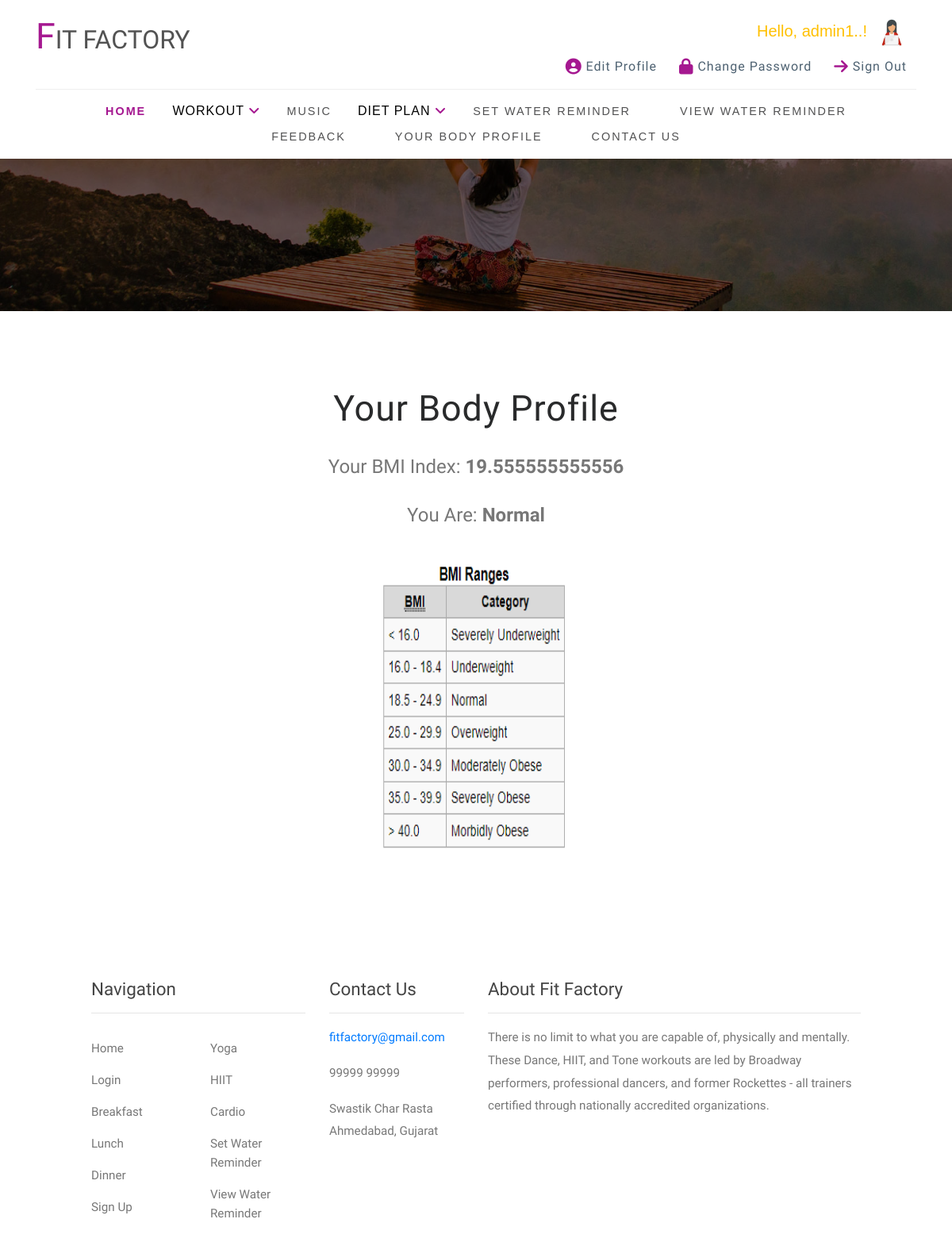
Page /user/bodyprofile.php (signed in) on the committed database.
### tables this page shows
CREATE TABLE `tbl_cat` (
  `cat_id` int(11) NOT NULL,
  `cat_name` varchar(20) DEFAULT NULL,
  `cat_status` varchar(5) DEFAULT NULL
);

### user/bodyprofile.php (the view)
<?php
    include "header3.php";
    $qry1="SELECT * FROM tbl_login WHERE l_id='$id'";
	$run1=mysqli_query($con,$qry1);
	$result1=mysqli_fetch_array($run1);
	$height=$result1['l_height'];
	$weight=$result1['l_weight'];
	$h=$height/100;
	$bmi=$weight/($h*$h);
	$output="";
	if ($bmi<16) {
		$output ="Severely Underweight";
	}
	elseif ($bmi>=16 AND $bmi<=18.4) {
		$output ="Underweight";
	}
	elseif ($bmi>18.4 AND $bmi<=24.9) {
		$output ="Normal";
	}
	elseif ($bmi>25 AND $bmi<=29.9) {
		$output ="Overweight";
	}
	elseif ($bmi>30 AND $bmi<=34.9) {
		$output ="Moderately Obese";
	}
	elseif ($bmi>35 AND $bmi<=39.9) {
		$output ="Severly Obese";
	}
	elseif ($bmi>40) {
		$output ="Morbidly Obese";
	}
?>
    <section class="contact-main py-5">
        <div class="container py-md-5">
            <h3 class="title-w3pvt text-center">Your Body Profile</h3><br/>
            <p style="font-size: 24px;" class="title-w3pvt text-center">Your BMI Index: <?php echo '<b>'.$bmi.'</b>'; ?></p>
            <p style="font-size: 24px;" class="title-w3pvt text-center">You Are: <?php echo '<b>'.$output.'</b>'; ?></p>
            <div class="login px-sm-4 mx-auto mw-100 login-wrapper">
            	<div id="myDiv" align="center">
      			<img src="images/bmi.png" id="profile-img-tag" alt="Profile Pic" width="300px" height="400px" style="border:5px solid #ffffff; background-color: #ffffff;" />
      			</div>
            </div>
        </div>
    </section>
<?php
    include "footer2.php";
?>

### user/header3.php (shortened to what this page needs)
<?php
	include "connection.php";
	if(!isset($_SESSION['log']))
	{
		header("location:login.php");
	}
	else
	{
		$log = $_SESSION['log'];
		$qry1="SELECT * FROM tbl_login WHERE l_email='$log'";
		$run1=mysqli_query($con,$qry1);
		$result1=mysqli_fetch_array($run1);
		$img=$result1['l_img'];
		$id=$result1['l_id'];
		$name=$result1['l_name'];
	}
?>
<!DOCTYPE html>
<html lang="zxx">
<head>
    <link rel="stylesheet" href="css/bootstrap.css">
    <link rel="stylesheet" href="css/style.css" type="text/css" media="all" />
    <link href="css/font-awesome.css" rel="stylesheet">
</head>
<body>
    <header class="py-sm-3 pt-3 pb-2" id="home">
        <div class="container">
            <div class="top d-md-flex">
                <div id="logo">
                    <h1><a href="index1.php"><b><span class="fa-3x">F</span>IT FACTORY</b></a></h1>
                </div>
                <div class="search-form mx-md-auto">
                </div>
                <div class="forms mt-md-0 mt-2">
					<h5 style="color:#FFC000; font-family:arial; text-align:right;">Hello, <?php echo $name; ?>..!<img src="<?php echo $img;?>" height="50px" class="btn"></h5>
                    <a href="edit_profile.php" class="btn"><span class="fa fa-user-circle fa-lg"></span> Edit Profile</a>
                    <a href="change_pass.php" class="btn"><span class="fa fa-lock fa-lg"></span> Change Password</a>
                    <a href="logout.php" class="btn"><span class="fa fa-arrow-right fa-lg"></span> Sign Out</a>
                </div>
            </div>
            <nav class="text-center">
                <ul class="menu" style="color:black; font-family:arial">
                    <li class="active"><a href="index2.php">HOME</a></li>
                    <li>
                        <label style="letter-spacing:1px">WORKOUT <span class="fa fa-angle-down" aria-hidden="true"></label></span>
					</li>
					<li><a href="listen_music2.php">MUSIC</a></li>
                    <li>
                        <label style="letter-spacing:1px">DIET PLAN <span class="fa fa-angle-down" aria-hidden="true"></label></span>
					</li>
                    <li><a href="set_remainder.php">SET WATER REMINDER</a></li>
                    <li><a href="view_remainder.php">VIEW WATER REMINDER</a></li>
                    <li><a href="feedback.php">FEEDBACK</a></li>
                    <li><a href="bodyprofile.php">Your Body Profile</a></li>
					<li><a href="contact.php">CONTACT US</a></li>
                </ul>
            </nav>
        </div>
    </header>
    <div class="main-content inner">
        <div class="overlay inner"></div>
    </div>

### user/footer2.php
    <footer class="footer-content py-4">
        <div class="container-fluid py-lg-4 inner-sec-w3ls">
            <div class="row">
               <div class="col-lg-1 mt-md-0 mt-5"></div>
                <div class="col-lg-3 mt-md-0 mt-5">
                    <div class="footer-w3pvt">
                        <h3 class="mb-3 w3pvt_title">Navigation</h3>
                        <hr>
                        <div class="row">
                            <ul class="col-6 list-info-w3pvt links">
                                <li>
                                    <a href="index1.php">Home</a>
								</li>
                                <li>
                                    <a href="login.php">Login</a>
                                </li>
                                <li>
                                    <a href="breakfast.php">Breakfast</a>
                                </li>
                                <li>
                                    <a href="lunch.php">Lunch</a>
                                </li>
                                 <li>
                                    <a href="dinner.php">Dinner</a>
                                </li>
                                <li>
                                    <a href="register.php">Sign Up</a>
                                </li>
                            </ul>
                            <ul class="col-6 list-info-w3pvt links">
                            <?php
								$qry1="SELECT * FROM tbl_cat WHERE cat_status='1'";
								$run1=mysqli_query($con,$qry1);
								while($result1=mysqli_fetch_array($run1))
								{
									$cat_id=$result1['cat_id'];
							?>
                            <li>
                                <a href="workout_cat.php?id=<?php echo $cat_id; ?>.php">
									<?php echo $result1['cat_name']; ?>
                                </a>
                            </li>
                            <?php
								}
							?>
							<li>
                                <a href="set_reminder.php">Set Water Reminder</a>
                            </li>
                            <li>
                                <a href="view_reminder.php">View Water Reminder</a>
                            </li>
                            </ul>
                        </div>
                    </div>
                </div>
                <div class="col-lg-2 mt-lg-0 mt-5">
                    <div class="footer-w3pvt">
                        <h3 class="mb-3 w3pvt_title">Contact Us</h3>
                        <hr>
                        <div class="last-w3layouts-contact">
                            <p>
                                <a href="mailto:example@email.com">fitfactory@gmail.com</a>
                            </p>
                        </div>
                        <div class="last-w3layouts-contact my-2">
                            <p>99999 99999</p>
                        </div>
                        <div class="last-w3layouts-contact">
                            <p>Swastik Char Rasta
                                <br>Ahmedabad, Gujarat</p>
                        </div>
                    </div>
                </div>
                   <div class="col-lg-5 mt-lg-0 mt-5">
                    <div class="footer-w3pvt">
                        <h3 class="mb-3 w3pvt_title">About Fit Factory</h3>
                        <hr>
                        <div class="footer-text">
                            <p>There is no limit to what you are capable of, physically and mentally.  These Dance, HIIT, and Tone workouts are led by Broadway performers, professional dancers, and former Rockettes - all trainers certified through nationally accredited organizations. </p>
                        </div>
                    </div>
                </div>
            </div>
        </div>
    </footer>
</body>
</html>

### user/css/style.css (style rules this page uses)
html, body { margin: 0; font-size: 100%; background: #fff; font-family: 'Work Sans', sans-serif; scroll-behavior: smooth; }
body a { text-decoration: none; transition: 0.5s all; -webkit-transition: 0.5s all; -moz-transition: 0.5s all; -o-transition: 0.5s all; -ms-transition: 0.5s all; }
h1, h2, h3, h4, h5, h6 { margin: 0; font-weight: 100; font-family: 'Work Sans', sans-serif; }
p { font-size: 0.95em; color: #777; line-height: 1.9em; }
ul { margin: 0; padding: 0; }
.form-w3layouts-grid, .forms { margin-top: 0.4em; }
header a.btn { border-radius: 4px; color: #4d6171; letter-spacing: 1px; border: none; outline: none; }
header a.btn span { color: #a51890; }
.search-form { width: 30%; }
nav { margin: 0; padding: 0; margin-top: 10px; padding-top: 15px; border-top: 1px solid #eee; }
#logo a { float: left; font-size: .8em; display: initial; margin: 0; letter-spacing: 0px; color: #525252; font-weight: 300; padding: 3px 0; border: none; }
#logo a span { color: #a51890; font-size: 1.4em; }
nav:after { content: ""; display: table; clear: both; }
nav ul { padding: 0; margin: 0; list-style: none; position: relative; }
nav ul li { margin: 0px; display: inline-block; }
nav a { letter-spacing: 2px; padding-left: 0; padding-right: 0; padding: 10px 0; font-weight: 400; font-size: 0.9em; margin: 0 2em; color: #515152; text-transform: uppercase; }
.menu li.active a { color: #a51890; font-weight: 700; }
ul.menu li span { color: #a51890; }
li > a:only-child:after { content: ''; }
.main-content { background: url(../images/banner1.jpg) no-repeat center; background-size: cover; -webkit-background-size: cover; -o-background-size: cover; -moz-background-size: cover; -ms-background-size: cover; min-height: 45em; }
.overlay { min-height: 45em; background: rgba(0, 0, 0, 0.6); }
.main-content.inner { background: url(../images/banner1.jpg) no-repeat center; background-size: cover; -webkit-background-size: cover; -o-background-size: cover; -moz-background-size: cover; -ms-background-size: cover; min-height: 16em; }
.overlay.inner { min-height: 16em; background: rgba(0, 0, 0, 0.6); }
h3.title-w3pvt, h3.title-w3pvt.two { font-size: 3em; letter-spacing: 1px; color: #292a2b; }
h3.w3pvt_title { font-size: 1.4em; color: #444; font-weight: 400; }
.footer-w3pvt li { list-style: none; margin: 1em 0; }
.footer-w3pvt li a { color: #777; color: #777; font-size: 0.95em; }
@media screen and (max-width: 1366px) { .main-content, .overlay { min-height: 40em; } }
@media screen and (max-width: 1366px) { .main-content.inner, .overlay.inner { min-height: 14em; } }
@media screen and (max-width: 1280px) { .main-content.inner, .overlay.inner { min-height: 12em; } }
@media screen and (max-width: 1280px) { h3.title-w3pvt, h3.title-w3pvt.two { font-size: 2.8em; } }

### rows in the picture
tbl_cat: cat_name "Yoga"
tbl_cat: cat_name "HIIT"
tbl_cat: cat_name "Cardio"

### other values in the picture
$name "admin1"
$bmi "19.555555555556"
$output "Normal"
